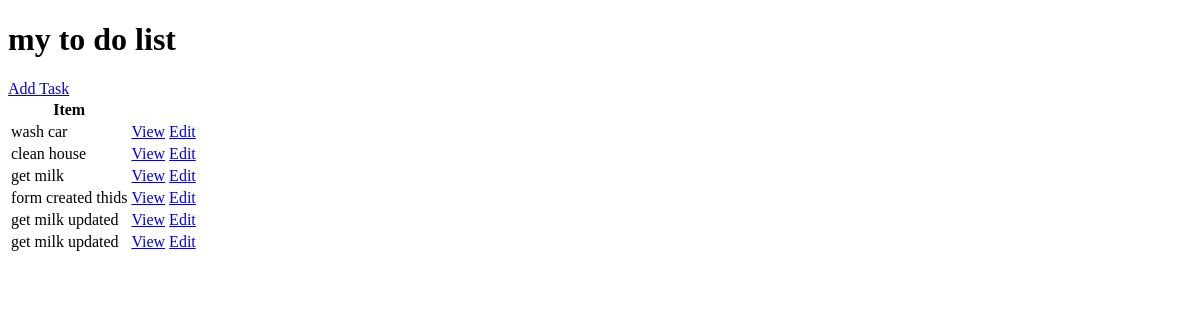
Before: / with the older database file.
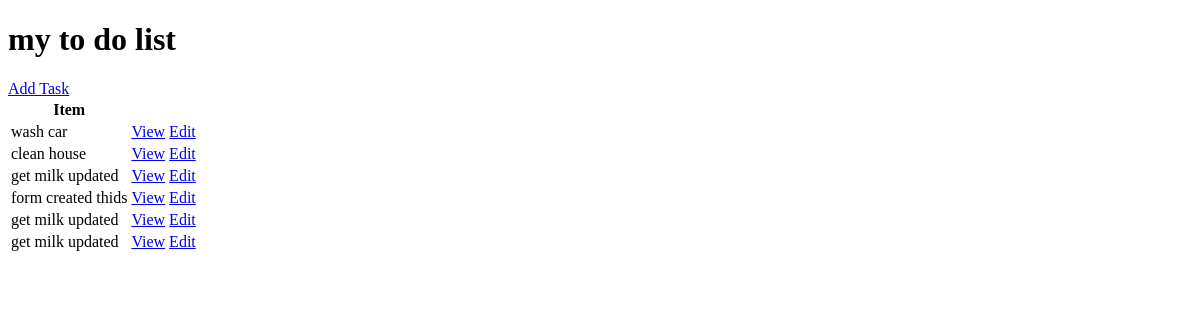
After: the same page with the newer database file.
### base/models.py (models this page shows, shortened)
class Task(models.Model):
    user=models.ForeignKey(User,on_delete=models.CASCADE,null=True,blank=True)
    title = models.CharField(max_length=200)
    description = models.TextField(null=True,blank=True)
    complete=models.BooleanField(default=False)
    created = models.DateTimeField(auto_now_add=True)
    class Meta:
        ordering=['complete']

### base/views.py (the view)
# urls.py: path('', Tasklist.as_view(), name='tasks'),
class Tasklist(ListView):
    model = Task
    context_object_name = 'tasks'

### base/templates/base/task_list.html (shortened to what this page needs)
<!DOCTYPE html>
<html lang="en">
<head>
</head>
<body>
    <h1>my to do list</h1>
    <a href="{% url 'task-create' %}">Add Task</a>
<table>
    <tr>
        <th>Item</th>
        <th></th>
        <th></th>
    </tr>
    {% for task in tasks %}
    <tr>
        <td>{{ task.title }}</td>
        <td><a href="{% url 'task' task.id %}">View</a></td>
        <td><a href="{% url 'task-update' task.id %}">Edit</a></td>
     </tr>
    {% empty %}
    <h3>No items in list</h3>
    {% endfor %}
</table>
</body>
</html>

Changed rows visible on the page:
changed Task (number 3 of 6 on the later page): title "get milk" → "get milk updated"
